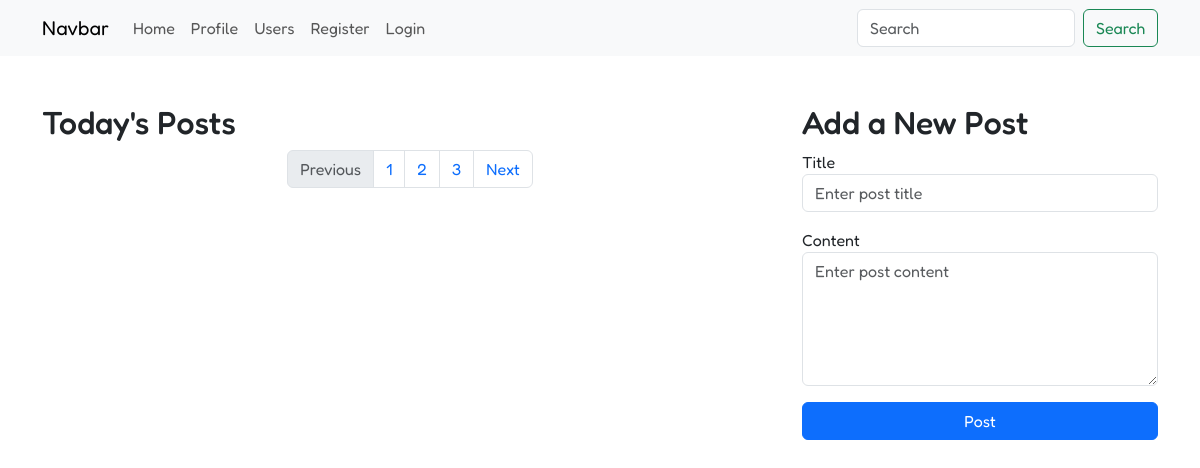
The app's page /, older data.
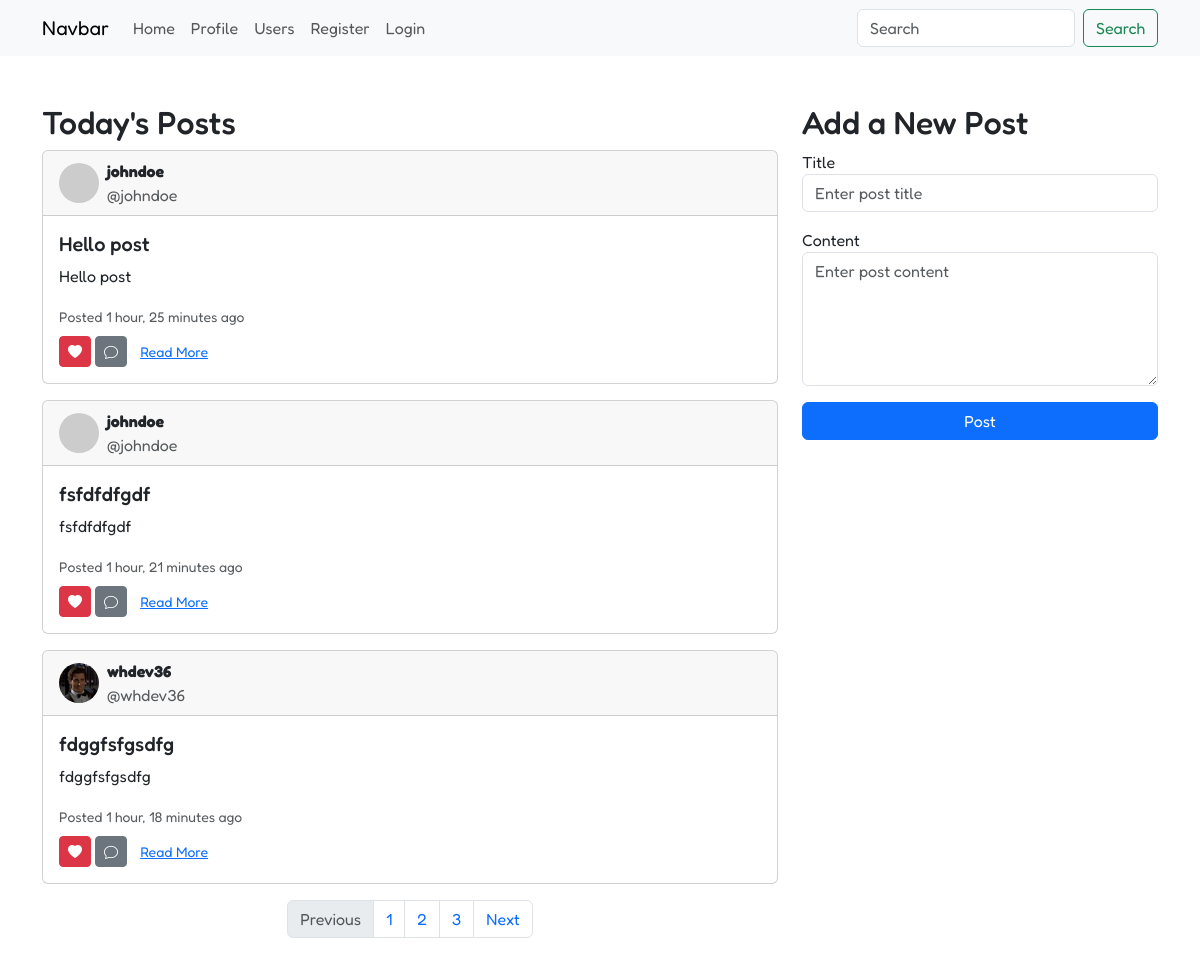
The same page, newer data.
### social/models.py (models this page shows, shortened)
class Post(models.Model):
    author = models.ForeignKey(Profile, on_delete=models.CASCADE, related_name="posts")
    content = models.TextField(max_length=500)
    created_at = models.DateTimeField(auto_now_add=True)
    updated_at = models.DateTimeField(auto_now=True)
    likes = models.ManyToManyField(Profile, related_name="liked_posts", blank=True)

class Profile(AbstractUser):
    profile_picture = models.ImageField(upload_to='profiles/users/', blank=True, null=True)
    bio = models.TextField(max_length=300, blank=True, null=True)
    slug = models.SlugField(unique=True, blank=True, null=True)
    follows = models.ManyToManyField('self', blank=True, symmetrical=False, related_name='followers')
    profile_video = models.FileField(upload_to='profiles/videos/', blank=True, null=True)

### social/views.py (the view)
# urls.py: path('', views.home, name='home'),
def home(request):
    posts = Post.objects.select_related('author').all()
    return render(request, 'home.html', {'posts': posts})

### templates/home.html (shortened to what this page needs)
{% extends 'base.html' %}
{% block content %}
    <div class="row">
        <div class="col-md-8">
            <h2>Today's Posts</h2>
            {% for post in posts %}
            <div class="card mb-3">
                <div class="card-header d-flex align-items-center gap-2">
                    <img src="{% if post.author.profile_picture %}{{ post.author.profile_picture.url }}{%else%}https://via.placeholder.com/40{%endif%}" alt="{{ post.author.username }}" class="rounded-circle mr-2" style="width: 40px;">
                    <div>
                        <strong>{{ post.author.username }}</strong><br>
                        <span class="text-muted">@{{ post.author.username }}</span>
                    </div>
                </div>
                <div class="card-body">
                    <h5 class="card-title">{{ post.content|truncatewords:10 }}</h5>
                    <p class="card-text">{{ post.content|truncatewords:20 }}</p>
                    <small class="text-muted">Posted {{ post.created_at|timesince }} ago</small>
                    <div class="mt-2">
                        <button class="btn btn-danger btn-sm"><i class="bi bi-heart-fill"></i></button>
                        <button class="btn btn-secondary btn-sm"><i class="bi bi-chat"></i></button>
                        <a href="#" class="btn btn-link btn-sm">Read More</a>
                    </div>
                </div>
            </div>
            {% endfor %}
            <nav>
                <ul class="pagination justify-content-center">
                    <li class="page-item disabled">
                        <span class="page-link">Previous</span>
                    </li>
                    <li class="page-item"><a class="page-link" href="#">1</a></li>
                    <li class="page-item"><a class="page-link" href="#">2</a></li>
                    <li class="page-item"><a class="page-link" href="#">3</a></li>
                    <li class="page-item">
                        <a class="page-link" href="#">Next</a>
                    </li>
                </ul>
            </nav>
        </div>
        <div class="col-md-4">
            <h2>Add a New Post</h2>
            <form method="POST" action="{% url 'post_create' %}">
                <div class="form-group mb-3">
                    <label for="postTitle">Title</label>
                    <input type="text" class="form-control" id="postTitle" name="content" placeholder="Enter post title" required>
                </div>
                <div class="form-group mb-3">
                    <label for="postContent">Content</label>
                    <textarea class="form-control" id="postContent" name="content" rows="5" placeholder="Enter post content" required></textarea>
                </div>
                <button type="submit" class="btn btn-primary w-100">Post</button>
            </form>
        </div>
    </div>
{% endblock %}

Row changes from the older to the newer data that the page shows:
added Post: author.username "johndoe", content "Hello post", created_at "1 hour, 25 minutes"
added Post: author.username "johndoe", content "fsfdfdfgdf", created_at "1 hour, 21 minutes"
added Post: author.profile_picture (picture), author.username "whdev36", content "fdggfsfgsdfg", created_at "1 hour, 18 minutes"
